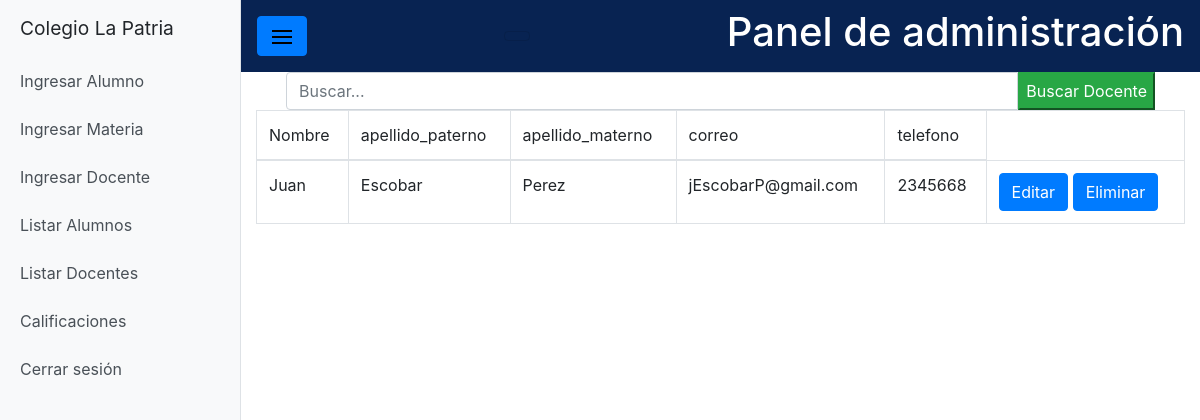
The page /colegiolapatria/administrador/listar-docente (signed in) on the database its author committed.
### sistema/models.py (models this page shows, shortened)
class Docente (models.Model):
    nombreDocente = models.CharField(max_length=100)
    apellido_paterno_docente = models.CharField(max_length = 20, null = True, blank=True)
    apellido_materno_docente = models.CharField(max_length = 20, null=True , blank = True)
    correo = models.CharField(max_length=45)
    telefono = models.IntegerField()
    domicilio = models.CharField(max_length=50)
    registro = models.CharField(max_length=15)
    class Meta:
        verbose_name="Docente"
        verbose_name_plural="Docentes"

### sistema/views.py (the view)
# urls.py: path('administrador/listar-docente', DocenteList.as_view(), name='listar_docente'),
class DocenteList(LoginRequiredMixin,ListView):
	queryset = Docente.objects.all()
	template_name = 'panel_admin/listar_docente.html'
	def get_queryset(self):
		queryset = self.request.GET.get("buscar")
		if queryset:
			q = Docente.objects.filter(
				Q(pk = queryset)
				).order_by('grado')
			return q
		else:
			q = Docente.objects.all()
			return q

### templates/panel_admin/listar_docente.html
{% extends 'baseadmin.html' %}
{% block content %}
<table class="table table-bordered">
    <div class="container">
        <div class="row">
            <div class="col-md-12 search">
                <form method="GET">
                    <div id ="custom-search-input">
                        <div class ="input-group col-md-12">
                            <input type="text" class="form-control" placeholder="Buscar..." name="buscar">
                            <button type="submit" class="boton btn-success"> Buscar Docente</button>
                        </div>
                    </div>
                </form>
                    </div>
        </div>
    </div>
    <thead>
        <tr>
            <td>Nombre </td>
            <td>apellido_paterno</td>
            <td>apellido_materno</td>
            <td>correo</td>
            <td>telefono</td>
        </tr>
    </thead>
    <tbody>
        {% if object_list %}
        {% for Docente in object_list %}
        <tr>
            <td>{{Docente.nombreDocente }}</td>
            <td>{{Docente.apellido_paterno_docente}}</td>
            <td>{{Docente.apellido_materno_docente}}</td>
            <td>{{Docente.correo}}</td>
            <td>{{Docente.telefono}}</td>
            <td><a class="btn btn-primary" href="{% url 'alumno:editar_docente' Docente.pk %} ">  Editar </a> <a class="btn btn-primary" href="{% url 'alumno:eliminar_docente' Docente.pk %} ">Eliminar </a></td>
        </tr>
        {% endfor %}
        {% else %}
        <h1>No hay registros de Docentes</h1>
        {% endif %}
    </tbody>
</table>
{%endblock%}

### static/css/css-manual/base.css (style rules this page uses)
body { overflow-x: hidden; }

### rows shown on the page
Docente: nombreDocente "Juan", apellido_paterno_docente "Escobar", apellido_materno_docente "Perez", correo "jEscobarP@gmail.com", telefono "2345668"
